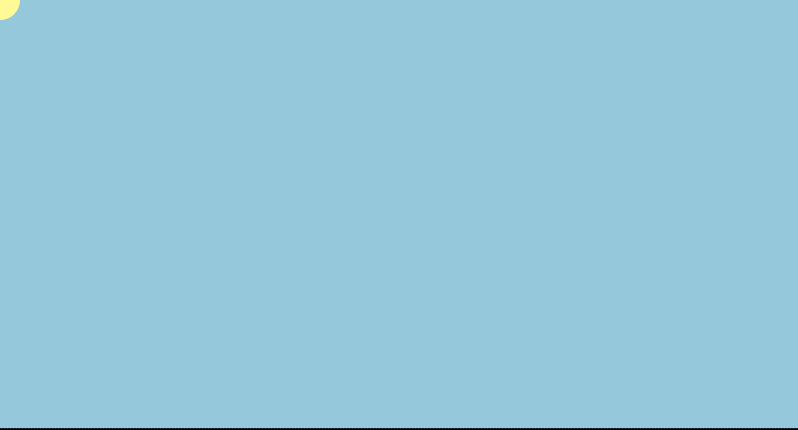
Frame 1 (no input)
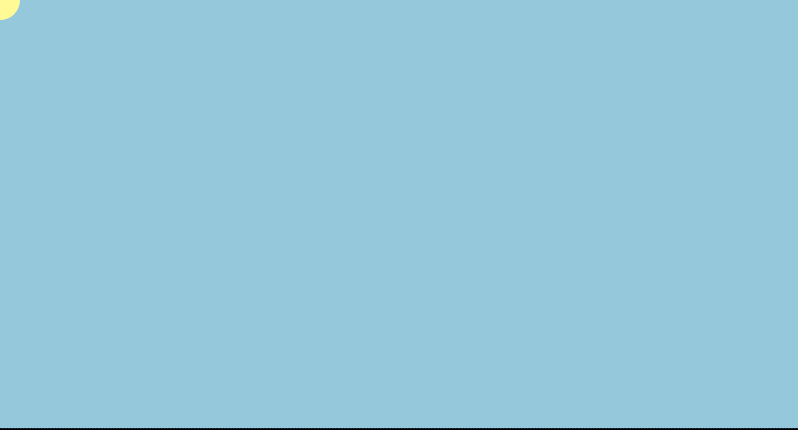
Frame 60 (no input)
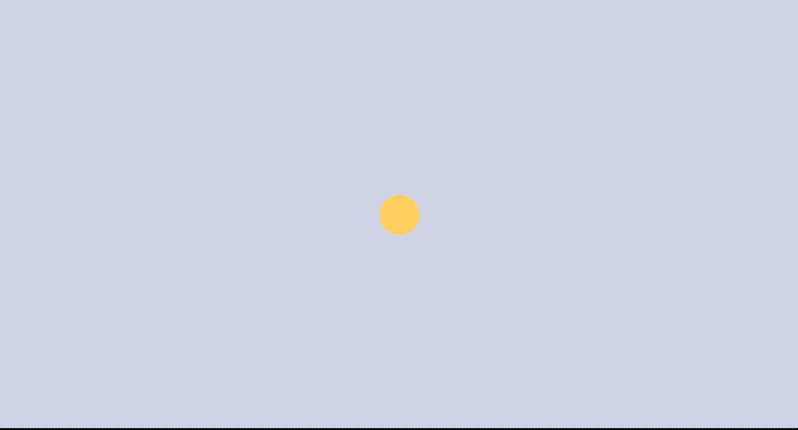
Frame 120 (the mouse pressed at the canvas centre since frame 60)

The p5.js sketch that drew these frames (run headless with seeded random() and noise() and a simulated clock; from frame 60 on, the mouse is pressed at the canvas centre):

// p5.js sketch
// ── sketch.js
let g=[];
let horizon=600;
let n, a, s, b, f;
let t=0;

function setup() {
  createCanvas(screen.availWidth - 2,   
               screen.availHeight - 170);
  noCursor();
  stroke(0);
  fill(0);
  n = color(150, 200, 220); //noon
  a = color('rgb(255,223,238)'); //afternoon
  s = color(250,180,100); //sunset
  d = color('rgb(9,9,94)'); //dark
  
  b = new Backdrop(70,100,100);
  f = new Backdrop(5,10,250);
  
  let index=0;
  for(let i=0; i<width; i+=random(20,40)){
    if(random(10)<5){
      g[index] = new Tree(i,horizon);
      index++;
    } else if(random(10)<2){
      g[index] = new House(i,horizon);
      index++;
    }
  }
}

function draw() {
  
  let skycolor = drawSky();
  b.display(skycolor, 2);
  f.display(skycolor, 1);
  
  t++;
  if(t%3==1){
    f.run();
  }
  if(t==9){
    b.run();
    t=0;
  }
  
  
  fill(0);
  stroke(0);
  strokeWeight(2);
  
  for(let i=0; i<g.length; i++){
    g[i].display();
    g[i].pos.x--;
    if(g[i].pos.x < -50){
      g.splice(i, 1);
    }
  }
  if(random(60)<1){
      g[g.length] = new Tree(width+50,horizon);
    } else if(random(250)<1){
      g[g.length] = new House(width+50,horizon);
    }
  //rect(0, horizon, width, height-horizon);
}

class Backdrop{
  constructor(far, contrast, opacity){ // 20, 30
    this.h =[];
    this.count=0;
    this.contrast = contrast;
    this.opacity = opacity;
    this.far = far;
    for(let i=0; i<width/3+9; i++){
      this.h[i] = this.contrast * noise(0.02 * i)+horizon-this.far;
      this.count++;
    }
  }
  display(sky, z){
    stroke(red(sky)-this.opacity, green(sky)-this.opacity, blue(sky)-this.opacity/z);
    strokeWeight(4);
    for(let i=0; i<this.h.length; i++){
      line(i*3-t/3, height, i*3-t/3, this.h[i]);
    }
  }
  run(){
    for(let i=0; i<this.h.length; i++){
      if(i != this.h.length-1){
        this.h[i] = this.h[i+1];
      } else {
        this.h[i] = this.contrast * noise(0.02 * this.count)+horizon-this.far;
        this.count++;
      }
    }
  }
}

function drawSky(){
  let hy = horizon-mouseY;
  let sky;
  if(hy > 200){
    sky = color(map(hy, horizon, 200, red(n), red(a)),  
                map(hy, horizon, 200, green(n), green(a)),  
                map(hy, horizon, 200, blue(n), blue(a)));
  } else if(hy>0){
    sky = color(map(hy, 0, 200, red(s),red(a)), 
                map(hy, 0, 200, green(s),green(a)), 
                map(hy, 0, 200, blue(s), blue(a)));
  } else {
    sky = color(map(mouseY, horizon, height, red(s),red(d)), 
                map(mouseY, horizon, height, green(s),green(d)), 
                map(mouseY, horizon, height, blue(s), blue(d)));
  }
  
  
  let sun = color(255, hy*0.2+130,hy*0.25);
  noStroke();

  background(sky);
  fill(sun);
  circle(mouseX, mouseY, 40); 
  
  return sky;
}

class House{
  constructor(x,y){
    this.pos = createVector(x, y);
    this.size = createVector(random(30,50), random(10,30));
    this.roof = random(5, 20);
    this.other = floor(random(3));
  }
  display(){
    rect(this.pos.x, this.pos.y-this.size.y, this.size.x, this.size.y);
    triangle(this.pos.x, this.pos.y-this.size.y, 
             this.pos.x+this.size.x, this.pos.y-this.size.y, 
             this.pos.x+this.size.x/2, this.pos.y-this.size.y-this.roof);
    if(this.other == 0 || this.other == 2){
      rect(this.pos.x-this.size.x/3, this.pos.y-this.size.y*0.6, 
         this.size.x/3, this.size.y*0.6);
    }
    if(this.other == 1 || this.other == 2){
      rect(this.pos.x+this.size.x, this.pos.y-this.size.y*0.6, 
         this.size.x/3, this.size.y*0.6);
    }
  }
}

class Tree{
  constructor(x, y){
    this.pos = createVector(x, y);
    this.h = random(40, 60);
    this.b = random(5, 15);
    this.leaves = [];
    for(let i=0; i<this.h-this.b; i++){
      this.leaves[i] = random(i/2);
    }
  }
  display(){
    triangle(this.pos.x-this.h/20, this.pos.y, 
             this.pos.x+this.h/20, this.pos.y, 
             this.pos.x, this.pos.y-this.h);
    for(let i=0; i<this.leaves.length; i++){
      line(this.pos.x-this.leaves[i], this.pos.y-this.h+i, 
           this.pos.x+this.leaves[i], this.pos.y-this.h+i)
    }
  }
}
